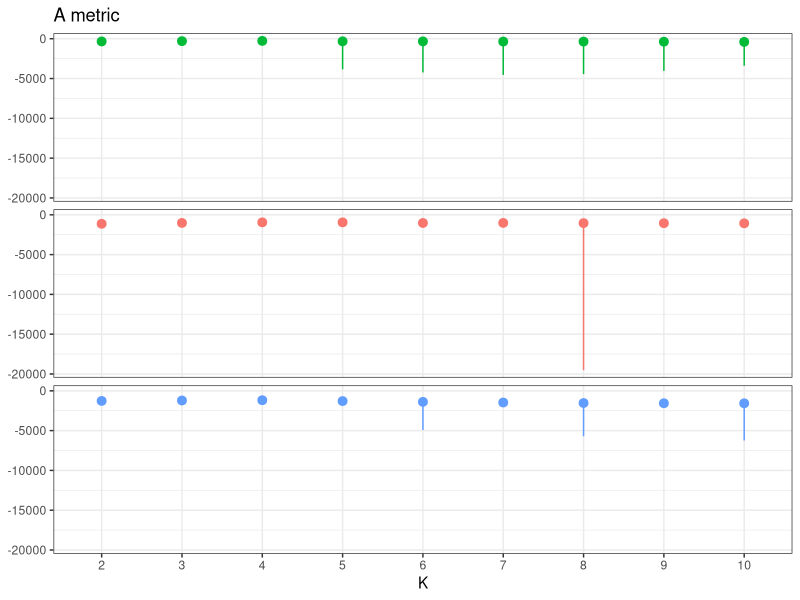
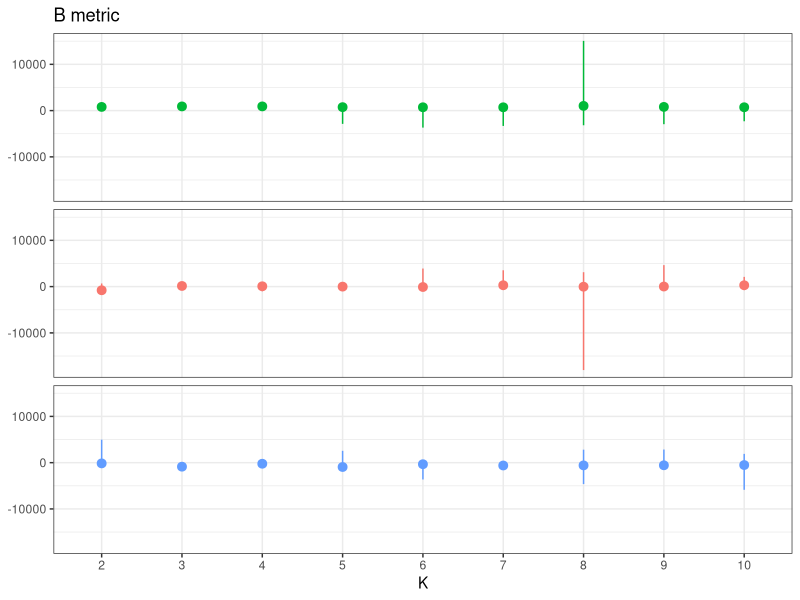
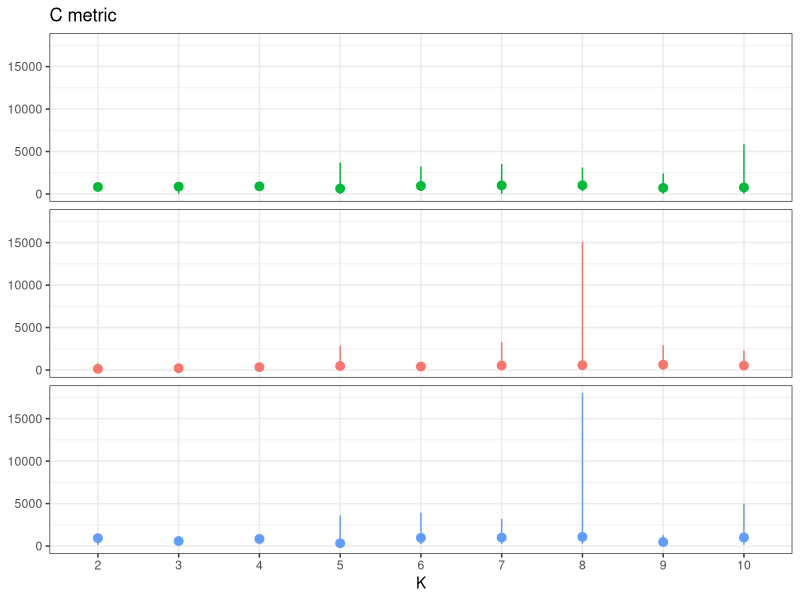
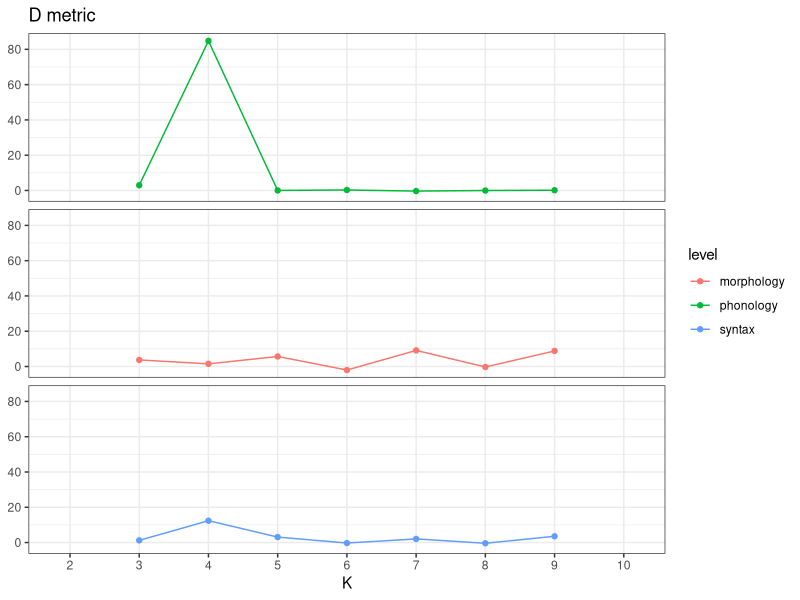
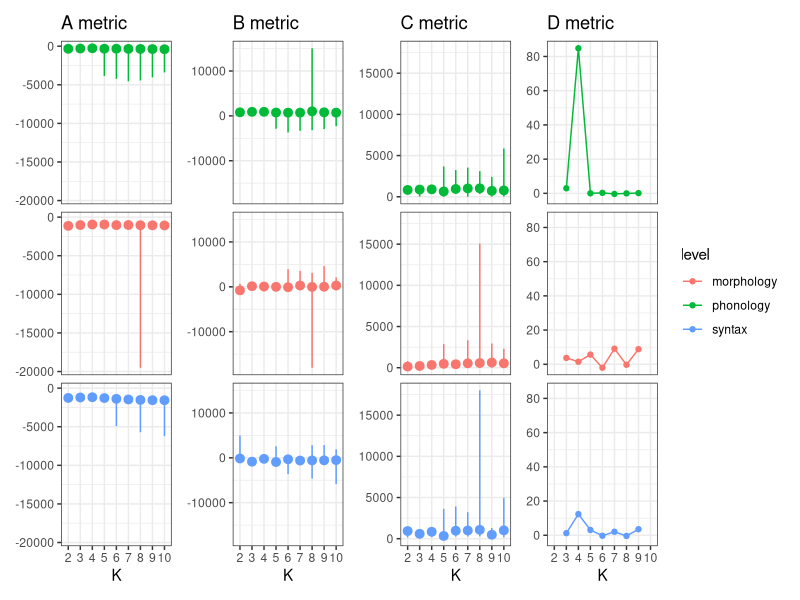

Here is the R script that generated these plots, in order:
# Which K value is the true K value?
# Evanno 2005:
# Description of the four steps for the graphical method
# allowing detection of the true number of groups K*.
# (A) Mean L(K) (± SD) over 20 runs for each K value.
# The model considered here is a hierarchical island model
# using all 100 individuals per population and 50 AFLP loci.
# (B) Rate of change of the likelihood distribution (mean ± SD)
# calculated as L′(K) = L(K) – L(K – 1).
# (C) Absolute values of the second order rate of change
# of the likelihood distribution (mean ± SD)
# calculated according to the formula:
# |L′′(K)| = |L′(K + 1) – L′(K)|.
# (D) ∆K calculated as ∆K = m|L′′(K)|/ s[L(K)].
# The modal value of this distribution is the true K(*)
# or the uppermost level of structure, here five clusters.

library(ggplot2)
library(dplyr)
library(patchwork) 

outfile <- read.csv("data/outfile.txt",sep=";")

level_ordered <- c("phonology", "morphology", "syntax")

theme_set(theme_bw())

# (A) mean LnProbData
a_way <- function(data_set) {
  data_set %>%
    group_by(K) %>%
    ggplot(aes(LnProbData, color = level)) +
    stat_summary(
      mapping = aes(x = factor(K), y = LnProbData),
      fun.min = min,
      fun.max = max,
      fun = median
    ) +
    labs(x = "K", 
         title = "A metric") +
    facet_wrap(.~factor(level, level = level_ordered), nrow = 3) +
    theme(strip.background = element_blank(), strip.text.x = element_blank(), axis.title.y = element_blank(), legend.position="none")
}

# (B) L′(K) = L(K) – L(K – 1)
b_way <- function(data_set) {
  data_set %>%
    arrange(Run, K) %>%
    mutate(L_diff = LnProbData - lag(LnProbData)) %>%
    ggplot(aes(L_diff , color = level)) +
    stat_summary(
      mapping = aes(x = factor(K), y = L_diff),
      fun.min = min,
      fun.max = max,
      fun = median
    ) +
    labs(x = "K",
         title = "B metric") +
    facet_wrap(.~factor(level, level = level_ordered), nrow = 3) +
    theme(strip.background = element_blank(), strip.text.x = element_blank(), axis.title.y = element_blank(), legend.position="none")
}

# (C) L′′(K)| = |L′(K + 1) – L′(K)
c_way <- function(data_set) {
  data_set %>%
  arrange(Run, K) %>%
  mutate(L_diff = abs(lead(LnProbData) - LnProbData)) %>%
  ggplot(aes(L_diff, color = level)) +
  stat_summary(
    mapping = aes(x = factor(K), y = L_diff),
    fun.min = min,
    fun.max = max,
    fun = median
  ) +
  labs(x = "K",
       title = "C metric") +
    facet_wrap(.~factor(level, level = level_ordered), nrow = 3) +
    theme(strip.background = element_blank(), strip.text.x = element_blank(), axis.title.y = element_blank(), legend.position="none")
}

# (D) ∆K = m|L′′(K)|/ s[L(K)] 
# the mean of the absolute values of L′′(K)
# averaged over 20 runs divided by the standard deviation of L(K)
# expands as: m(|L(K + 1) − 2 L(K ) + L(K − 1)|)/s[L(K )] 
d_way <- function(data_set) {
  data_set %>%
  group_by(level, K) %>%
  summarise(mean_lnprobdata = mean(abs(LnProbData)), sd_lnprobdata = sd(LnProbData)) %>%
  # calculate the variance between runs for each K
  # mutate(delta_k = mean_lnprobdata/sd_lnprobdata) %>%
  mutate(delta_k = (lead(mean_lnprobdata) - 2 * mean_lnprobdata + lag(mean_lnprobdata)) / sd_lnprobdata)%>%
  ggplot(aes(factor(K), delta_k, color = level)) +
  geom_line(aes(group = 1)) +
  geom_point() +
  labs(x = "K", 
       title = "D metric") +
  facet_wrap(.~factor(level, level = level_ordered), nrow = 3) +
  theme(strip.background = element_blank(), strip.text.x = element_blank(), axis.title.y = element_blank())
}

a_way <- a_way(outfile)
b_way <- b_way(outfile)
c_way <- c_way(outfile)
d_way <- d_way(outfile)


a_way
b_way
c_way
d_way

ggsave("plots/evanno.pdf", (a_way | b_way | c_way | d_way),
       height = 8, width = 10)

